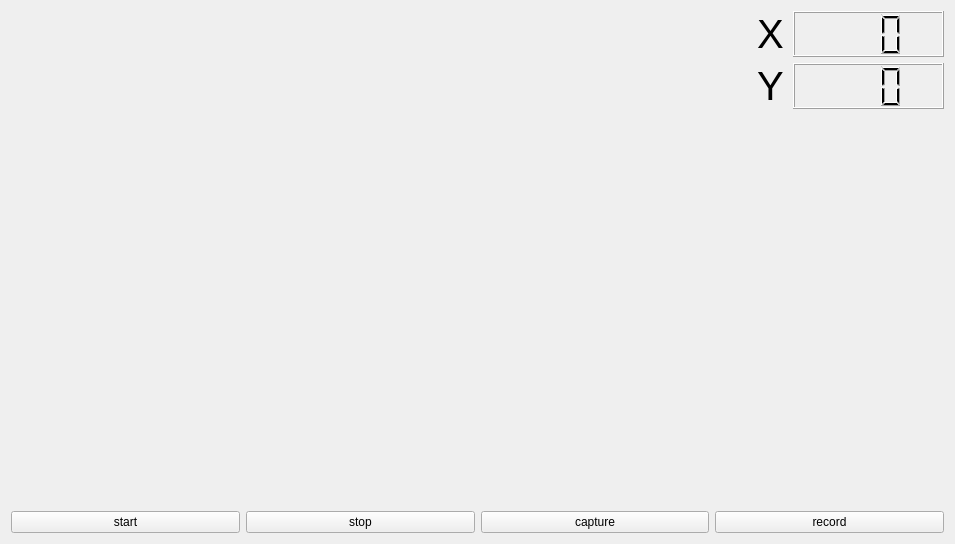
<?xml version="1.0" encoding="UTF-8"?>
<ui version="4.0">
 <class>web_view_cam</class>
 <widget class="QWidget" name="web_view_cam">
  <property name="geometry">
   <rect>
    <x>0</x>
    <y>0</y>
    <width>955</width>
    <height>544</height>
   </rect>
  </property>
  <property name="windowTitle">
   <string>Form</string>
  </property>
  <layout class="QVBoxLayout" name="verticalLayout_2">
   <item>
    <layout class="QHBoxLayout" name="horizontalLayout_3" stretch="8,2">
     <item>
      <layout class="QVBoxLayout" name="pL_cam_view"/>
     </item>
     <item>
      <layout class="QVBoxLayout" name="verticalLayout">
       <item>
        <layout class="QHBoxLayout" name="horizontalLayout" stretch="1,5">
         <item>
          <widget class="QLabel" name="label">
           <property name="font">
            <font>
             <pointsize>30</pointsize>
            </font>
           </property>
           <property name="text">
            <string>X</string>
           </property>
          </widget>
         </item>
         <item>
          <widget class="QLCDNumber" name="pL_xpos">
           <property name="font">
            <font>
             <pointsize>30</pointsize>
            </font>
           </property>
           <property name="digitCount">
            <number>3</number>
           </property>
          </widget>
         </item>
        </layout>
       </item>
       <item>
        <layout class="QHBoxLayout" name="horizontalLayout_2" stretch="1,5">
         <item>
          <widget class="QLabel" name="label_2">
           <property name="font">
            <font>
             <pointsize>30</pointsize>
            </font>
           </property>
           <property name="text">
            <string>Y</string>
           </property>
          </widget>
         </item>
         <item>
          <widget class="QLCDNumber" name="pL_ypos">
           <property name="font">
            <font>
             <pointsize>30</pointsize>
            </font>
           </property>
           <property name="digitCount">
            <number>3</number>
           </property>
          </widget>
         </item>
        </layout>
       </item>
       <item>
        <spacer name="verticalSpacer">
         <property name="orientation">
          <enum>Qt::Vertical</enum>
         </property>
         <property name="sizeHint" stdset="0">
          <size>
           <width>20</width>
           <height>40</height>
          </size>
         </property>
        </spacer>
       </item>
      </layout>
     </item>
    </layout>
   </item>
   <item>
    <layout class="QHBoxLayout" name="horizontalLayout_4">
     <item>
      <widget class="QPushButton" name="pushButton">
       <property name="text">
        <string>start</string>
       </property>
      </widget>
     </item>
     <item>
      <widget class="QPushButton" name="pushButton_2">
       <property name="text">
        <string>stop</string>
       </property>
      </widget>
     </item>
     <item>
      <widget class="QPushButton" name="pushButton_4">
       <property name="text">
        <string>capture</string>
       </property>
      </widget>
     </item>
     <item>
      <widget class="QPushButton" name="pushButton_3">
       <property name="text">
        <string>record</string>
       </property>
      </widget>
     </item>
    </layout>
   </item>
  </layout>
 </widget>
 <resources/>
 <connections/>
</ui>
